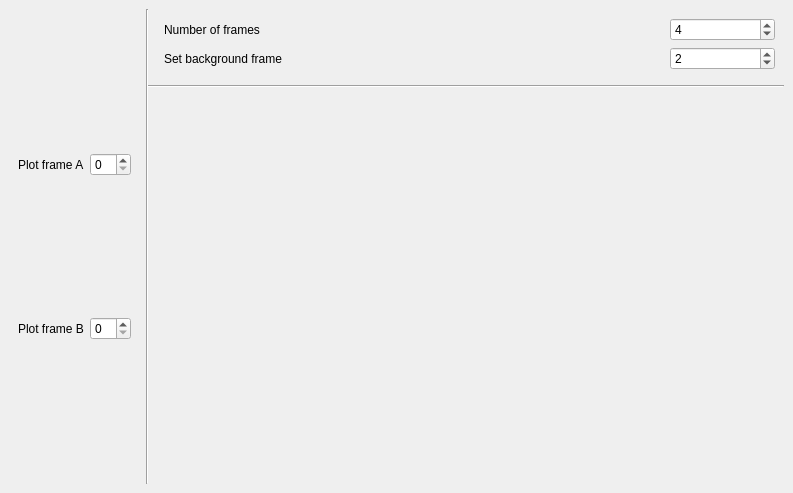
<?xml version="1.0" encoding="UTF-8"?>
<ui version="4.0">
 <class>DockWidget</class>
 <widget class="QDockWidget" name="DockWidget">
  <property name="geometry">
   <rect>
    <x>0</x>
    <y>0</y>
    <width>793</width>
    <height>493</height>
   </rect>
  </property>
  <property name="windowTitle">
   <string>DockWidget</string>
  </property>
  <widget class="QWidget" name="dockWidgetContents">
   <layout class="QGridLayout" name="gridLayout" rowstretch="0,0,1">
    <item row="0" column="3">
     <widget class="QWidget" name="inputWidget" native="true">
      <layout class="QFormLayout" name="formLayout">
       <property name="sizeConstraint">
        <enum>QLayout::SetDefaultConstraint</enum>
       </property>
       <property name="fieldGrowthPolicy">
        <enum>QFormLayout::AllNonFixedFieldsGrow</enum>
       </property>
       <item row="0" column="0">
        <widget class="QLabel" name="numberOfFramesLabel">
         <property name="sizePolicy">
          <sizepolicy hsizetype="MinimumExpanding" vsizetype="Preferred">
           <horstretch>10</horstretch>
           <verstretch>0</verstretch>
          </sizepolicy>
         </property>
         <property name="minimumSize">
          <size>
           <width>500</width>
           <height>0</height>
          </size>
         </property>
         <property name="text">
          <string>Number of frames</string>
         </property>
        </widget>
       </item>
       <item row="0" column="1">
        <widget class="QSpinBox" name="numberOfFramesSpinBox">
         <property name="alignment">
          <set>Qt::AlignLeading|Qt::AlignLeft|Qt::AlignVCenter</set>
         </property>
         <property name="suffix">
          <string/>
         </property>
         <property name="value">
          <number>4</number>
         </property>
        </widget>
       </item>
       <item row="1" column="0">
        <widget class="QLabel" name="setBackgroundFrameLabel">
         <property name="text">
          <string>Set background frame</string>
         </property>
        </widget>
       </item>
       <item row="1" column="1">
        <widget class="QSpinBox" name="setBackgroundFrameSpinBox">
         <property name="value">
          <number>2</number>
         </property>
        </widget>
       </item>
      </layout>
     </widget>
    </item>
    <item row="1" column="2" colspan="2">
     <widget class="Line" name="horizontalLine">
      <property name="orientation">
       <enum>Qt::Horizontal</enum>
      </property>
     </widget>
    </item>
    <item row="2" column="3">
     <widget class="OdQWidget" name="odWidget" native="true">
      <layout class="QVBoxLayout" name="odLayout"/>
     </widget>
    </item>
    <item row="0" column="0" rowspan="3">
     <widget class="FramesQWidget" name="framesWidget" native="true">
      <property name="sizePolicy">
       <sizepolicy hsizetype="Minimum" vsizetype="Preferred">
        <horstretch>0</horstretch>
        <verstretch>0</verstretch>
       </sizepolicy>
      </property>
      <layout class="QGridLayout" name="framesGridLayout">
       <item row="2" column="0">
        <widget class="QLabel" name="plotFrameBLabel">
         <property name="text">
          <string>Plot frame B</string>
         </property>
        </widget>
       </item>
       <item row="0" column="0">
        <widget class="QLabel" name="plotFrameALabel">
         <property name="text">
          <string>Plot frame A</string>
         </property>
        </widget>
       </item>
       <item row="2" column="1">
        <widget class="QSpinBox" name="plotFrameBSpinBox"/>
       </item>
       <item row="3" column="0" colspan="2">
        <layout class="QVBoxLayout" name="verticalLayoutB"/>
       </item>
       <item row="0" column="1">
        <widget class="QSpinBox" name="plotFrameASpinBox"/>
       </item>
       <item row="1" column="0" colspan="2">
        <layout class="QVBoxLayout" name="verticalLayoutA"/>
       </item>
      </layout>
     </widget>
    </item>
    <item row="0" column="1" rowspan="3" colspan="2">
     <widget class="Line" name="verticalLine">
      <property name="orientation">
       <enum>Qt::Vertical</enum>
      </property>
     </widget>
    </item>
   </layout>
  </widget>
 </widget>
 <customwidgets>
  <customwidget>
   <class>OdQWidget</class>
   <extends>QWidget</extends>
   <header>libraries/odqwidget.h</header>
   <container>1</container>
  </customwidget>
  <customwidget>
   <class>FramesQWidget</class>
   <extends>QWidget</extends>
   <header>libraries/framesqwidget.h</header>
   <container>1</container>
  </customwidget>
 </customwidgets>
 <resources/>
 <connections/>
</ui>
